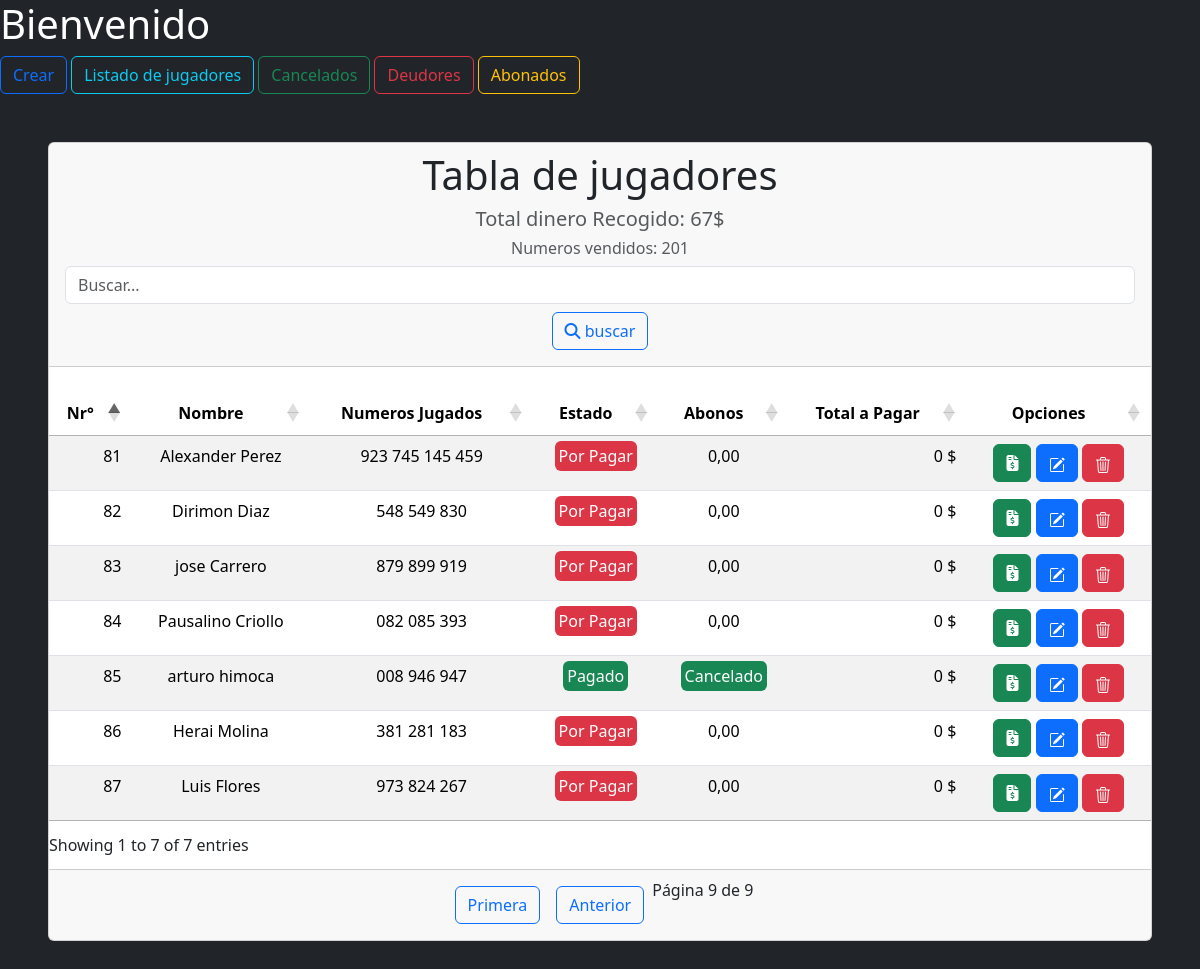
Screenshot of /listado/Todos/?page=9 with the database file from the repository.
### clientes/models.py (models this page shows, shortened)
class Cliente(models.Model):
    nombre = models.CharField(verbose_name='nombre del cliente',max_length=50,unique=True)
    telefono = models.CharField(verbose_name='telefono',max_length=11)
    numeros = models.JSONField(verbose_name='numeros jugados',default=list)
    estado = models.BooleanField(verbose_name='estado',default=False)
    abono = models.DecimalField(verbose_name='Abono', decimal_places=2, max_digits=12,default=0.00)
    fecha_registro = models.DateTimeField(auto_now_add=True)
    fecha_actualizacion = models.DateTimeField(auto_now=True)
    class Meta:
        ordering = ['fecha_registro']

### clientes/views.py (the view)
# urls.py: path('listado/<str:estado>/',Listado_de_juadores_view.as_view(),name='listado'),
class Listado_de_juadores_view(ListView):
    model = Cliente
    template_name = "Listado.html"
    context_object_name = "jugadores"
    paginate_by = 10
    def get_queryset(self):
        search = self.request.GET.get('q', '')  # Captura el valor del input de búsqueda
        estado = self.kwargs.get('estado')  # Captura el estado de la URL
        queryset = Cliente.objects.all()
        if estado == 'Cancelados':
            queryset = queryset.filter(estado=True)
        elif estado == 'Por Pagar':
            queryset = queryset.filter(estado=False)
        elif estado == 'Abonos':
            queryset = queryset.filter(abono__gt=0, estado=False)
        if search:
            queryset = queryset.filter(Q(nombre__icontains=search) | Q(telefono__icontains=search))
        queryset = queryset.order_by('fecha_registro')
        return queryset
    def get_context_data(self, **kwargs):
        context = super().get_context_data(**kwargs)
        total_dinero = Cliente.objects.filter(abono__gt=0,estado=False).aggregate(total_abono=Sum('abono'))['total_abono']
        tikets_cancelados = Cliente.objects.filter(estado=True).values('numeros')
        clientes = Cliente.objects.all()
        numeros_vendidos =  sum(len(cliente.numeros) for cliente in clientes if cliente.numeros)
        for ticket in tikets_cancelados:
            numeros = ticket['numeros']
            if isinstance(numeros, str):
                import json
                numeros = json.loads(ticket['numeros'])
            cantidad_numeros = len(numeros)
            if cantidad_numeros == 3:
                total_dinero += 5
            elif cantidad_numeros > 3 and cantidad_numeros < 6:
                total_dinero += 5 + ((cantidad_numeros - 3) * 2)
            elif cantidad_numeros == 6:
                total_dinero += 10
            else:
                total_dinero += cantidad_numeros * 2
        context['total_dinero'] = total_dinero
        context['numeros_totales'] = numeros_vendidos
        paginator = Paginator(self.get_queryset(), self.paginate_by)
        page_number = self.request.GET.get('page')
        page_obj = paginator.get_page(page_number)
        context['jugadores'] = page_obj
        return context

### templates/Listado.html (shortened to what this page needs)
{% extends "tabla_estructura.html" %}
{% load custom_tags %}
{% block title %}
<h1 class="title">Tabla de jugadores</h1> <h5 class="text-muted">Total dinero Recogido: {{ total_dinero }}$</h5>
<h6 class="text-muted">Numeros vendidos: {{ numeros_totales }} </h6>
<div>
    <form method="GET" action="">
        <input type="text" class="form-control" name="q" id="search" placeholder="Buscar...">
        <button type="submit" class="btn btn-outline-primary mt-2">
            <i class="fas fa-search"></i>
            buscar
        </button>
    </form>
</div>
{% endblock title %}
        {% block head %}
            <tr>
            <th scope="col" class="text-center">Nr°</th>
            <th scope="col" class="text-center">Nombre</th>
            <th scope="col" class="text-center">Numeros Jugados</th>
            <th scope="col" class="text-center">Estado</th>
            <th scope="col" class="text-center">Abonos</th>
            <th scope="col" class="text-center">Total a Pagar</th>
            <th scope="col" class="text-center">Opciones</th>
            </tr>
        {% endblock %}
        {% block columns %}
              {% for item in jugadores %}
                    <tr>
                    <td scope="row">{{ item.id }}</td>
                    <td>{{ item.nombre }}</td>
                    <td>{% for n in item.numeros %}
                        {{ n }}
                    {% endfor %}
                    </td>
                    <td>{% if item.estado %}
                        <span class="text-white bg-success rounded p-1">Pagado</span>
                        {%else%}
                        <span class="text-white bg-danger rounded p-1">Por Pagar</span>
                        {% endif %}
                    </td>
                    <td>{% if item.estado %}
                            <span class="text-white bg-success rounded p-1">Cancelado<span>
                        {% else %}
                            {{ item.abono }}
                        {% endif %}
                    </td>
                    <td> {% if item.abono == 0 %}
                            0 <span>$</span>
                        {% else %}
                            {{ item.abono|total:item.numeros }}
                        {% endif %}
                    </td>
                    <td>
                        <form
                        action="{% url 'abonar' pk=item.pk %}"
                        method="post"
                        style="display: inline"
                        >
                        <button class="btn btn-success btn-xs" type="submit">
                            <i class="fas fa-file-invoice-dollar text-white"></i>
                        </button>
                        </form>
                        <form
                        action="{% url 'actualizar' item.pk %}"
                        method="post"
                        style="display: inline"
                        >
                        <button class="btn btn-primary btn-xs" type="submit">
                        </button>
                        </form>
                        <form
                        action="{% url 'Eliminar' item.pk %}"
                        method="post"
                        style="display: inline"
                        >
                        <button class="btn btn-danger btn-xs" type="submit">
                        </button>
                        </form>
                    </td>
                    </tr>
            {% endfor %}
        {% endblock %}
       {% block botones %}
                    <div class="pagination d-flex justify-content-center">
                            {% if jugadores.has_previous %}
                                <a href="?page=1" class="btn btn-outline-primary m-2">Primera</a>
                                <a href="?page={{ jugadores.previous_page_number }}" class="btn btn-outline-primary m-2">Anterior</a>
                            {% endif %}
                            <span>Página {{ jugadores.number }} de {{ jugadores.paginator.num_pages }}</span>
                        </div>
        {% endblock botones %}

### rows the page displays
Cliente: id "81", nombre "Alexander Perez", numeros "923" "745" "145" "459", estado "Por Pagar", abono "0,00"
Cliente: id "82", nombre "Dirimon Diaz", numeros "548" "549" "830", estado "Por Pagar", abono "0,00"
Cliente: id "83", nombre "jose Carrero", numeros "879" "899" "919", estado "Por Pagar", abono "0,00"
Cliente: id "84", nombre "Pausalino Criollo", numeros "082" "085" "393", estado "Por Pagar", abono "0,00"
Cliente: id "85", nombre "arturo himoca", numeros "008" "946" "947", estado "Pagado", abono "0"
Cliente: id "86", nombre "Herai Molina", numeros "381" "281" "183", estado "Por Pagar", abono "0,00"
Cliente: id "87", nombre "Luis Flores", numeros "973" "824" "267", estado "Por Pagar", abono "0,00"

### other values shown
{{ total_dinero }} "67"
{{ numeros_totales }} "201"
{{ jugadores.number }} "9"
{{ jugadores.paginator.num_pages }} "9"
